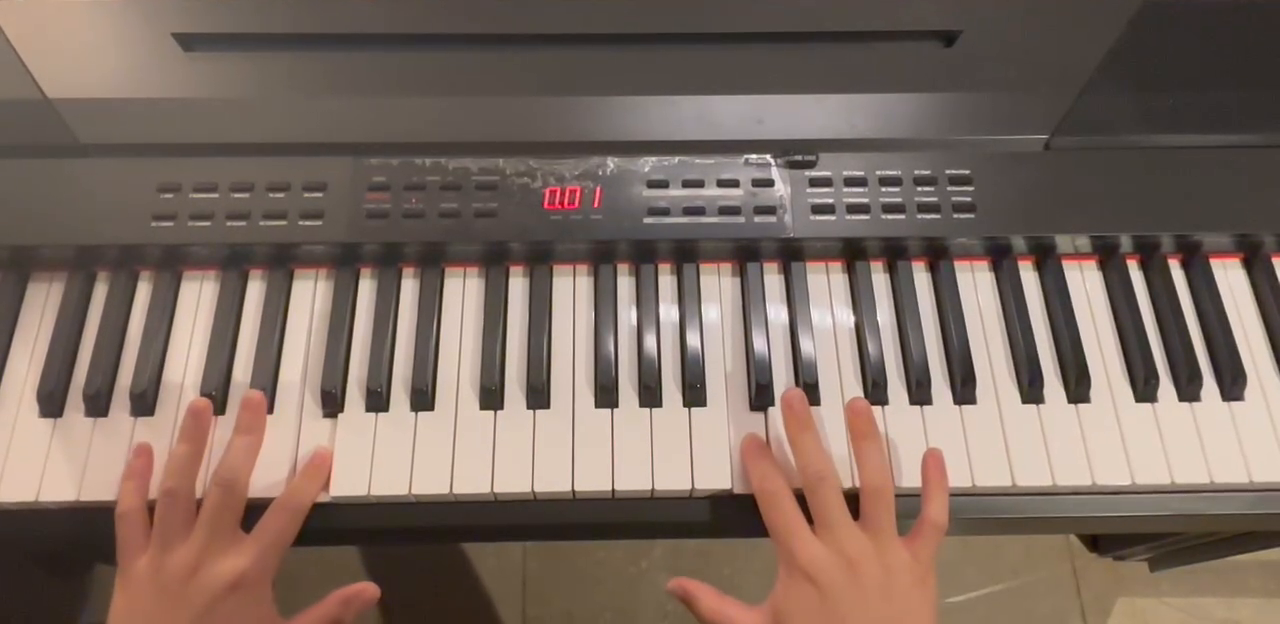
#> input picture frame 35 of pre_training.mp4, 1280 x 624 px
$ python manual_label_tool.py
#> lines starting #> are read from the running program, lines starting #| are printed output that depends on the picture; after the words box and inside, x2 and y2 are one past the last pixel; in counts of white or black regions, pixels touching at a corner belong together
import cv2
import csv

# Open video
video_path = 'pre_training.mp4'
cap = cv2.VideoCapture(video_path)

labels = []
frame_num = 0

print(" Press [Space] to label the frame as key pressed (1)")
print(" Press any other key to label as not pressed (0)")
print(" Press [q] to quit labeling")

#Continue Reading
while cap.isOpened():
    ret, frame = cap.read()
#> frame is the input picture: shape (624, 1280, 3); mean B, G, R 97.2, 107.3, 124.9
    if not ret:
        break

    # Show frame number on video
    display_frame = frame.copy()
    cv2.putText(display_frame, f'Frame {frame_num}', (30, 40),
                cv2.FONT_HERSHEY_SIMPLEX, 1, (0, 255, 255), 2)
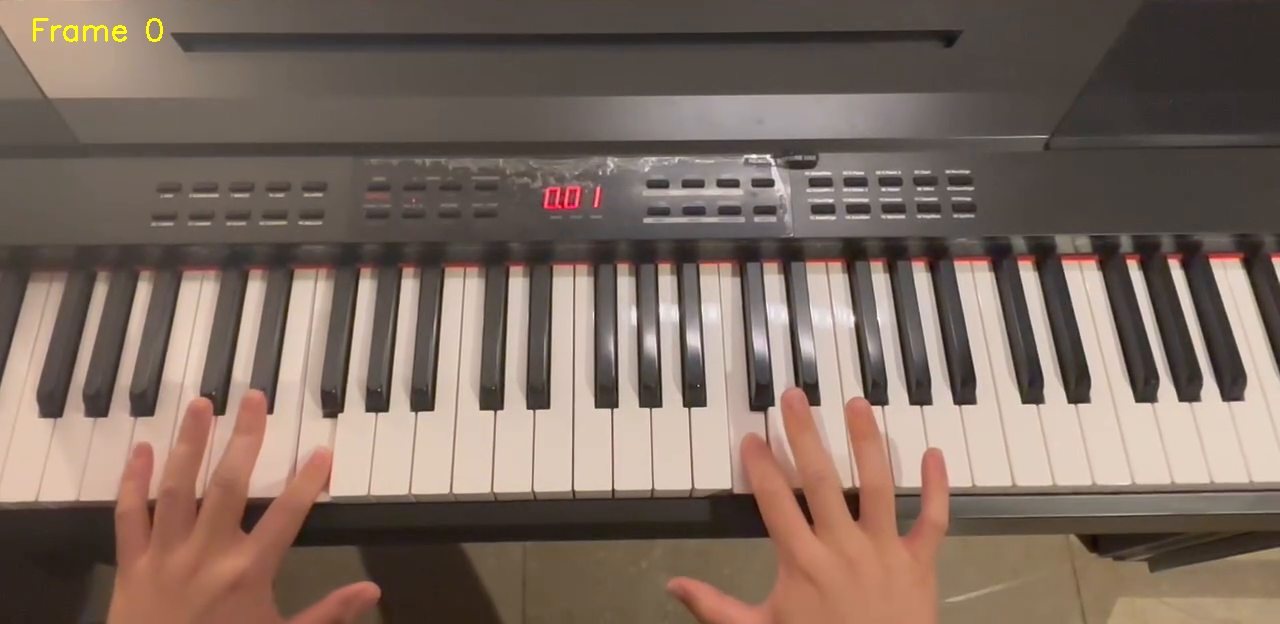
#> display_frame: shape (624, 1280, 3); 0.11% of pixels changed, all inside (x1, y1, x2, y2) = (33, 18, 163, 42)

    cv2.imshow("Frame Labeling", display_frame)

    key = cv2.waitKey(0)
#> (key q is pressed here)
    if key == ord('q'):
        print("Labeling stopped early.")
        break
    elif key == ord(' '):  # Space key
        labels.append(1)
        print(f"[✓] Frame {frame_num} → Pressed")
    else:
        labels.append(0)
        print(f"[ ] Frame {frame_num} → Not pressed")
    frame_num += 1

cap.release()
cv2.destroyAllWindows()

# Save labels to CSV
with open('labels.csv', 'w', newline='') as f:
    writer = csv.writer(f)
    writer.writerow(['frame', 'label'])
    for i, label in enumerate(labels):
        writer.writerow([i, label])

print(f"\n Total {len(labels)} labels saved to 'labels.csv'")

$ run again, starting later in the video
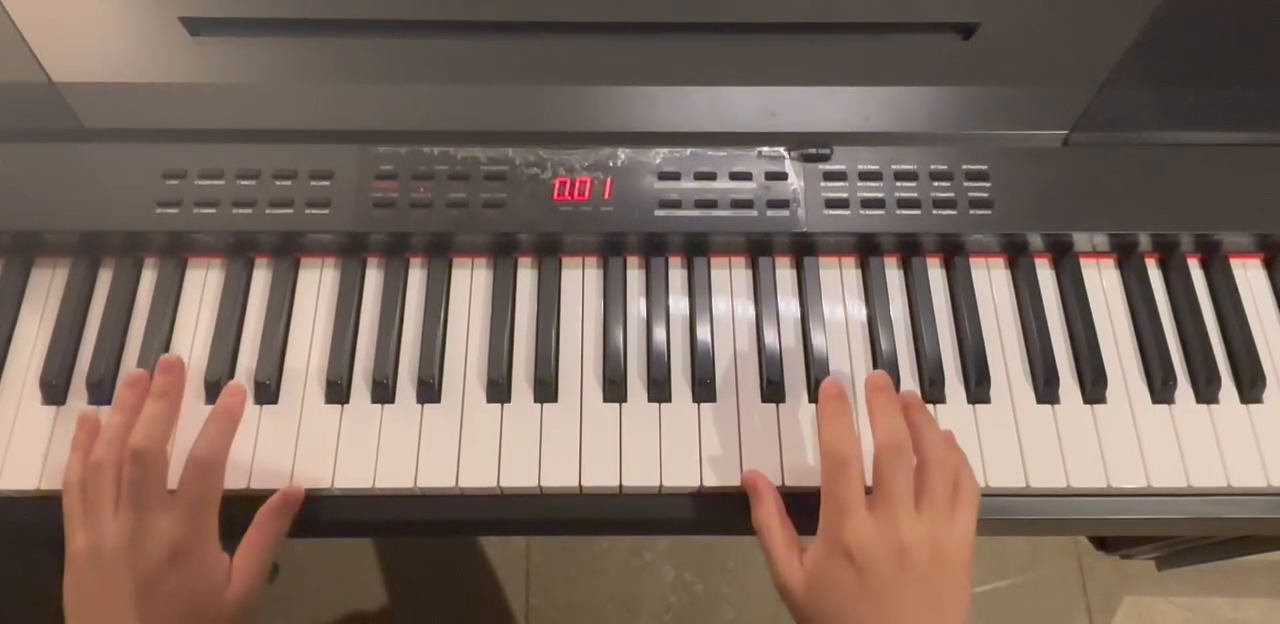
#> input picture frame 160 of pre_training.mp4, 1280 x 624 px
#> frame is the input picture: shape (624, 1280, 3); mean B, G, R 96.6, 106.8, 124.9
#> `cv2.putText(display_frame, f'Frame {frame_num}', (30, 40), cv2.FONT_HE..`:
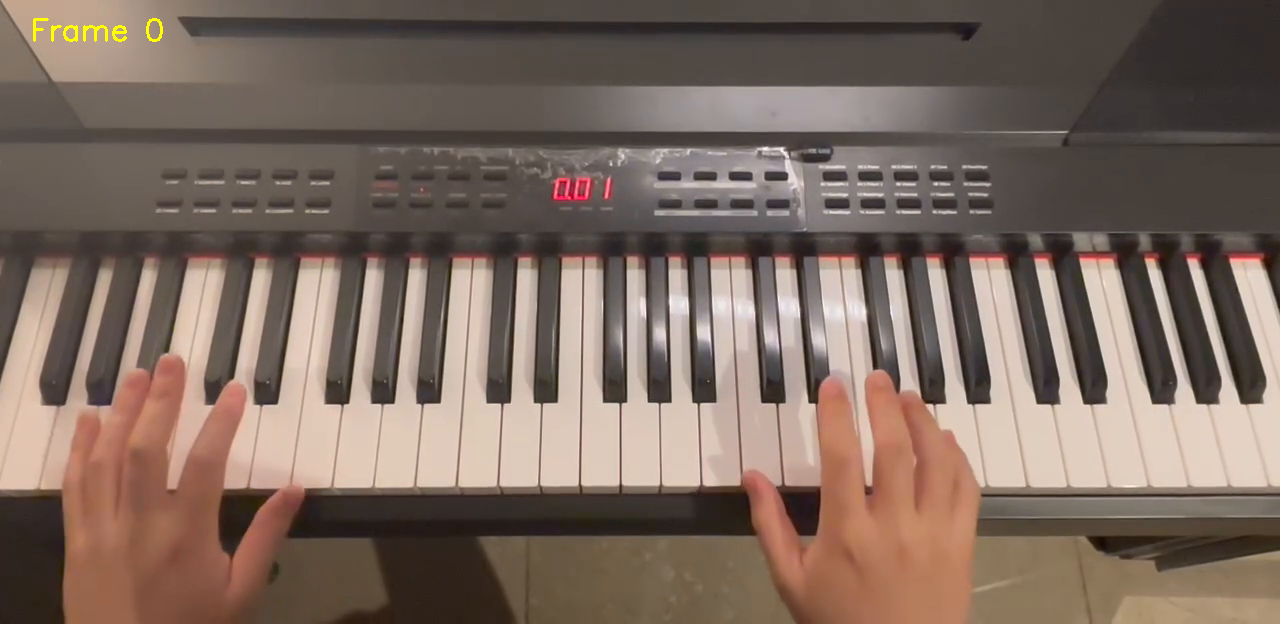
#> display_frame: shape (624, 1280, 3); 0.11% of pixels changed, all inside (x1, y1, x2, y2) = (33, 18, 163, 42)

$ run again, starting later in the video
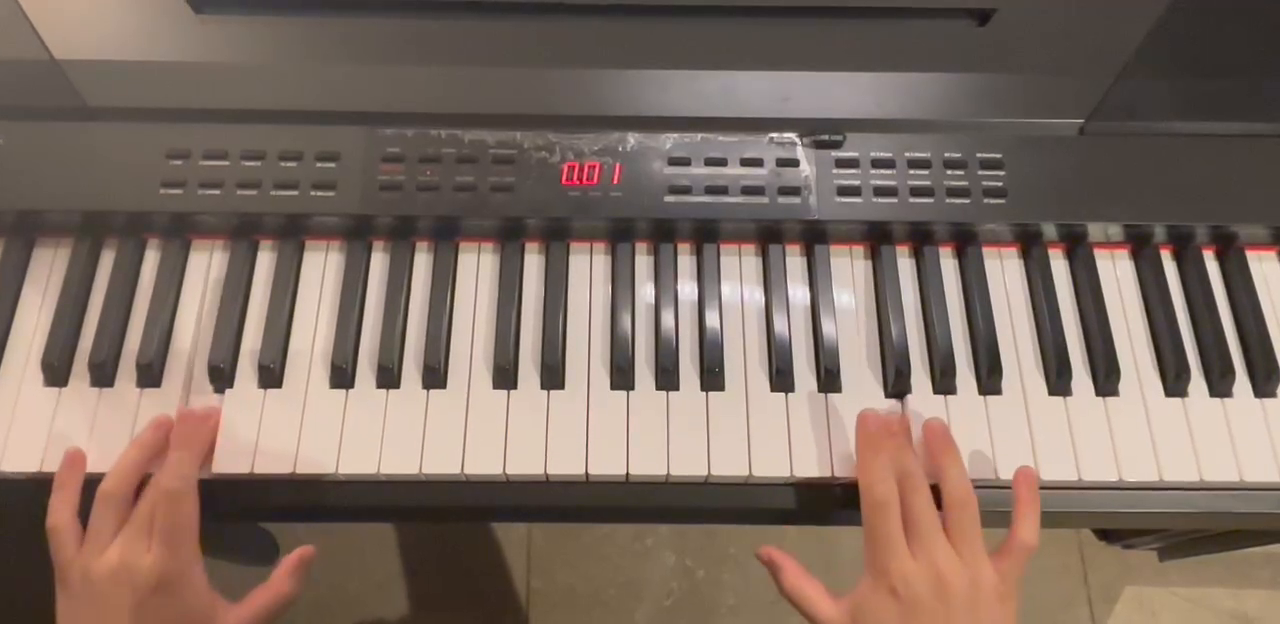
#> input picture frame 285 of pre_training.mp4, 1280 x 624 px
#> frame is the input picture: shape (624, 1280, 3); mean B, G, R 99.3, 109.7, 127.5
#> `cv2.putText(display_frame, f'Frame {frame_num}', (30, 40), cv2.FONT_HE..`:
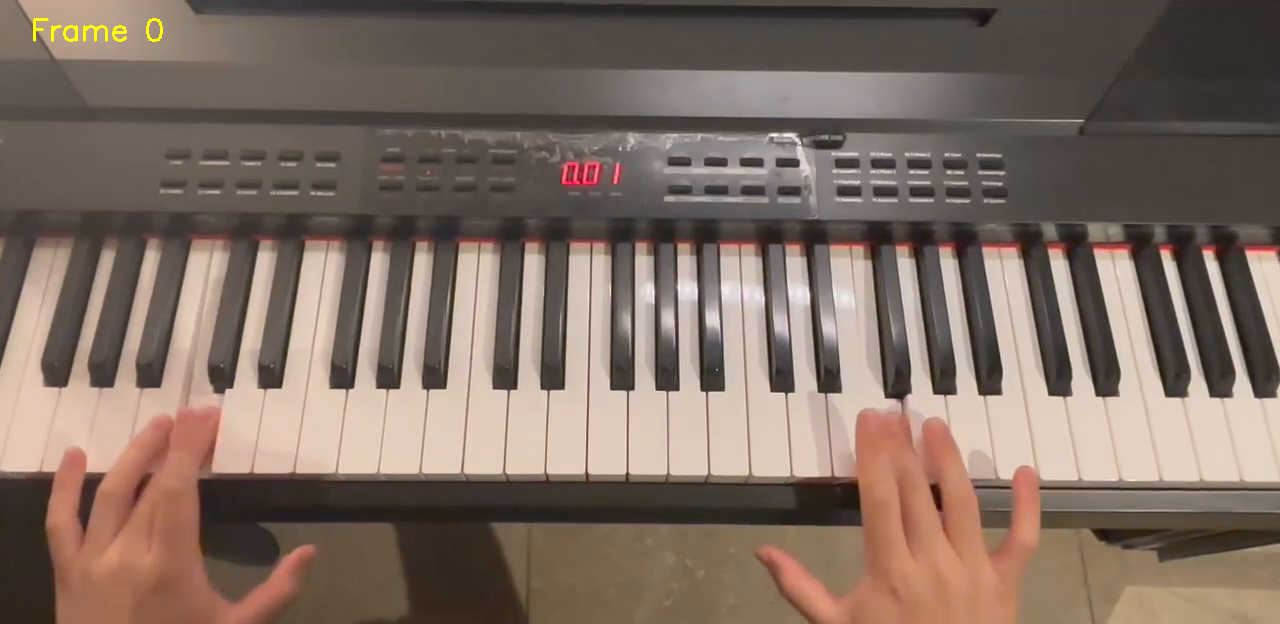
#> display_frame: shape (624, 1280, 3); 0.11% of pixels changed, all inside (x1, y1, x2, y2) = (33, 18, 163, 42)
